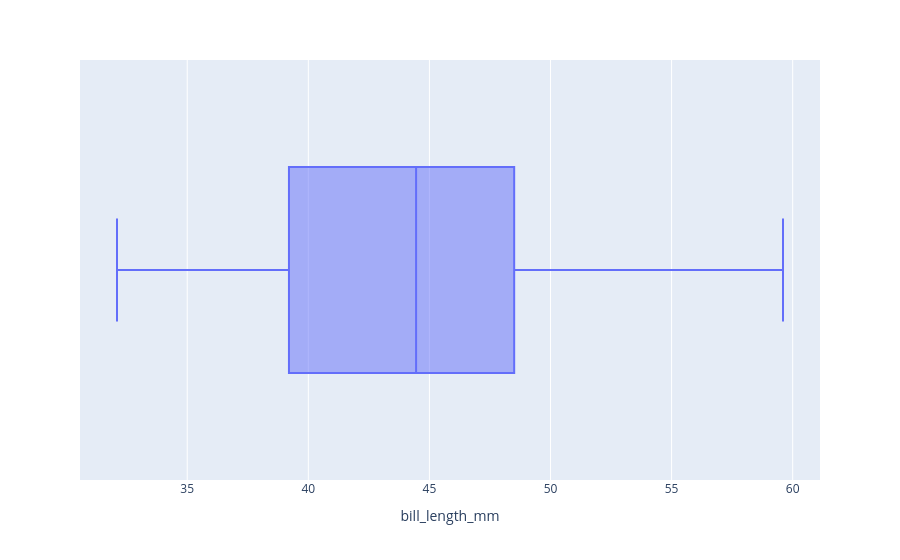

Notebook cell for this chart:
### Code cell
px.box(df,x='bill_length_mm')

### Figure 1 — Plotly figure (JSON) as saved in the notebook; plotly's stock layout.template omitted (floating-point values rounded to 4 significant figures; data arrays with more than 128 entries replaced by an {"elided": "..."} marker saying what was removed)
{"data": [{"alignmentgroup": "True", "hovertemplate": "bill_length_mm=%{x}<extra></extra>", "legendgroup": "", "marker": {"color": "#636efa"}, "name": "", "notched": false, "offsetgroup": "", "orientation": "h", "showlegend": false, "type": "box", "x": {"elided": "344 float values"}, "x0": " ", "xaxis": "x", "y0": " ", "yaxis": "y"}], "layout": {"boxmode": "group", "legend": {"tracegroupgap": 0}, "margin": {"t": 60}, "xaxis": {"anchor": "y", "domain": [0, 1], "title": {"text": "bill_length_mm"}}, "yaxis": {"anchor": "x", "domain": [0, 1]}}}
